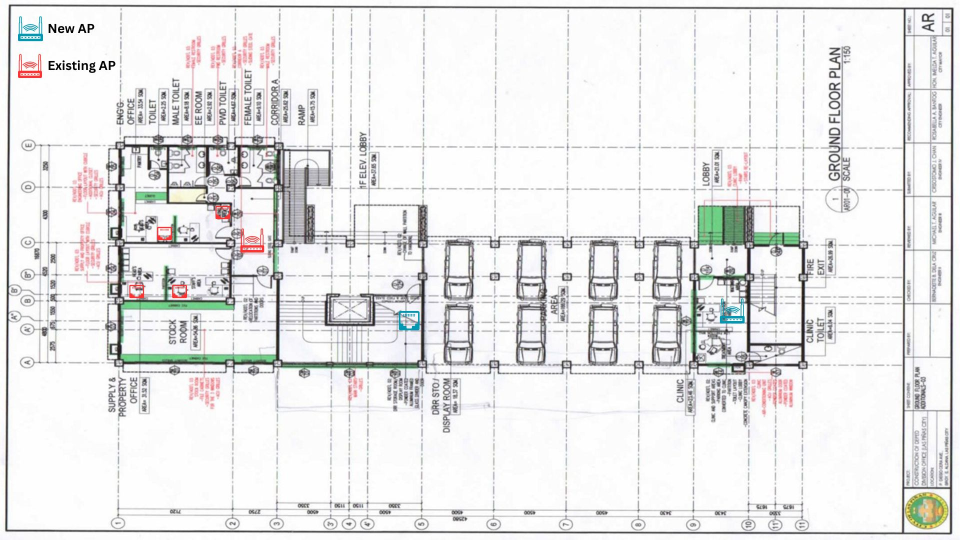
#> input picture ALS BLDG - 1F.jpg, 1920 x 1080 px (shown at 1/2 size)
$ python pdfByPIL.py
#> lines starting #> are read from the running program, lines starting #| are printed output that depends on the picture
import cv2
import numpy as np
from PIL import Image

# === Step 1: Load and Enhance Image ===
img_path = "ALS BLDG - 1F.jpg"         # Original file
output_image = "ALS BLDG - 1F_sharp.jpg"
output_pdf = "ALS BLDG - 1F_sharp.pdf"

# Load image
image = cv2.imread(img_path)
#> image is the input picture: shape (1080, 1920, 3); mean B, G, R 232.8, 232.7, 232.7

# Convert to grayscale
gray = cv2.cvtColor(image, cv2.COLOR_BGR2GRAY)
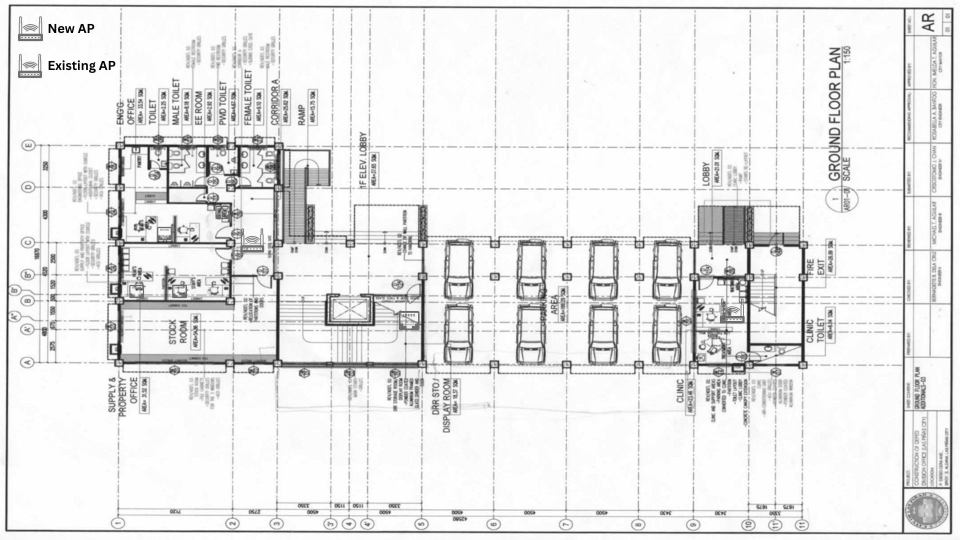
#> gray: shape (1080, 1920) (shown at 1/2 size); min 0, max 255, mean 232.7

# Sharpening kernel
kernel = np.array([[0, -1, 0],
                   [-1, 5,-1],
                   [0, -1, 0]])
sharpened = cv2.filter2D(gray, -1, kernel)

# Optional: Increase contrast
contrast_enhanced = cv2.convertScaleAbs(sharpened, alpha=1.5, beta=20)
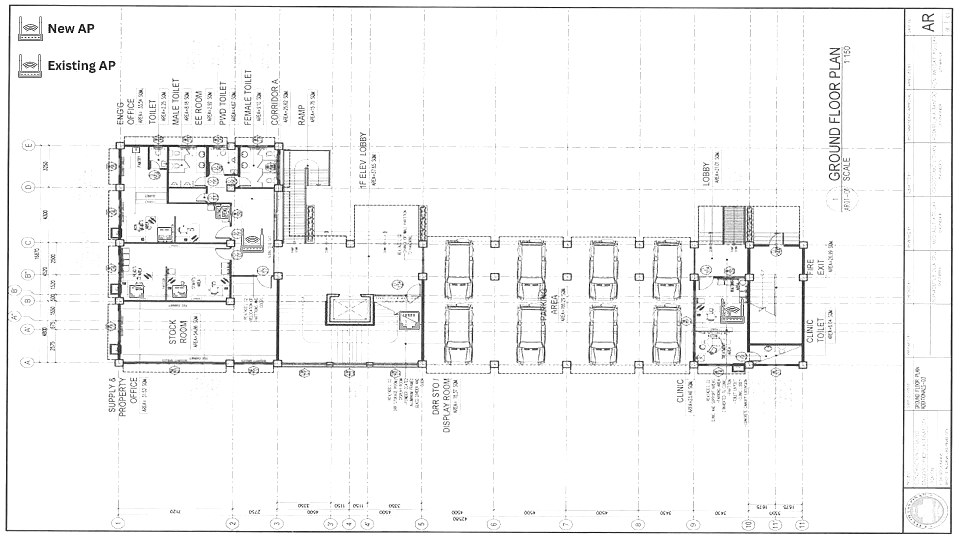
#> contrast_enhanced: shape (1080, 1920) (shown at 1/2 size); min 20, max 255, mean 244.8
# alpha = contrast, beta = brightness

# Optional: Upscale for better print resolution
upscaled = cv2.resize(contrast_enhanced, None, fx=2, fy=2, interpolation=cv2.INTER_CUBIC)
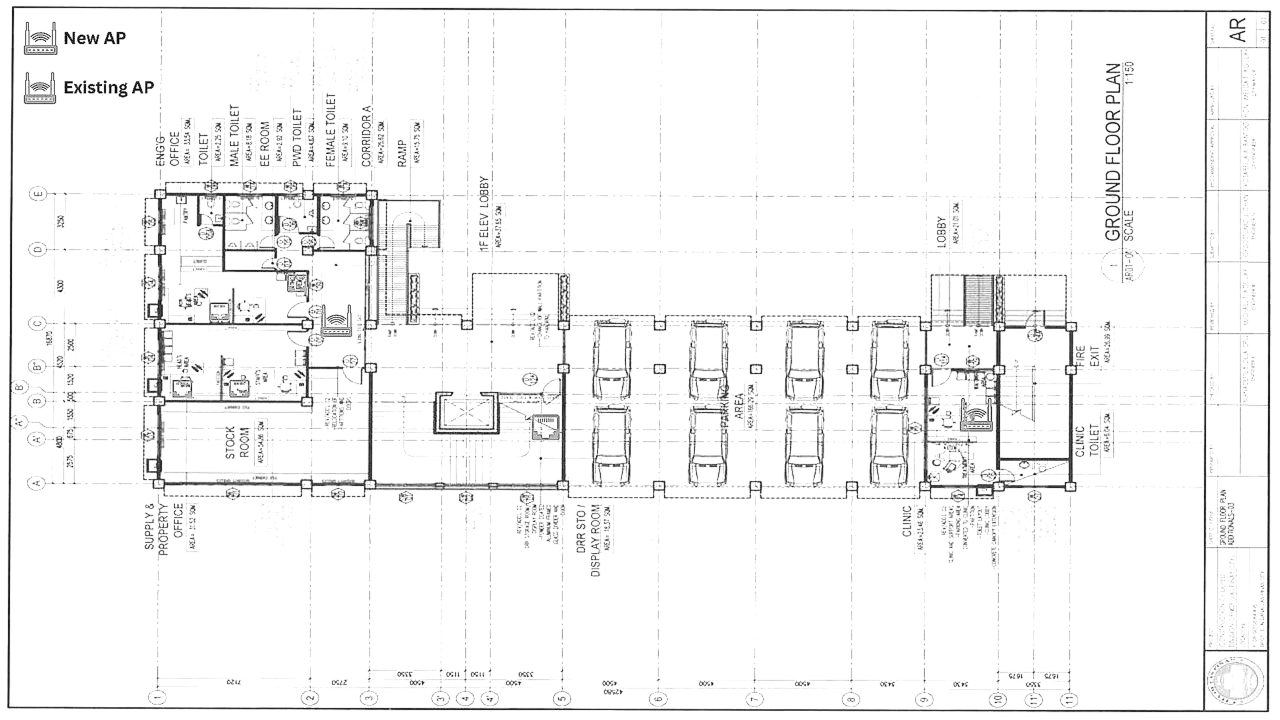
#> upscaled: shape (2160, 3840) (shown at 1/3 size); min 0, max 255, mean 244.4

# Save as intermediate JPG
cv2.imwrite(output_image, upscaled)

# === Step 2: Convert to High-Quality PDF ===
image = Image.open(output_image)
#> image: PIL image 3840x2160 L

# Convert to RGB if needed
if image.mode in ("RGBA", "P"):
    image = image.convert("RGB")

# Save as PDF with 300 DPI
image.save(output_pdf, "PDF", resolution=300.0)

print("✅ Done! PDF saved as:", output_pdf)
